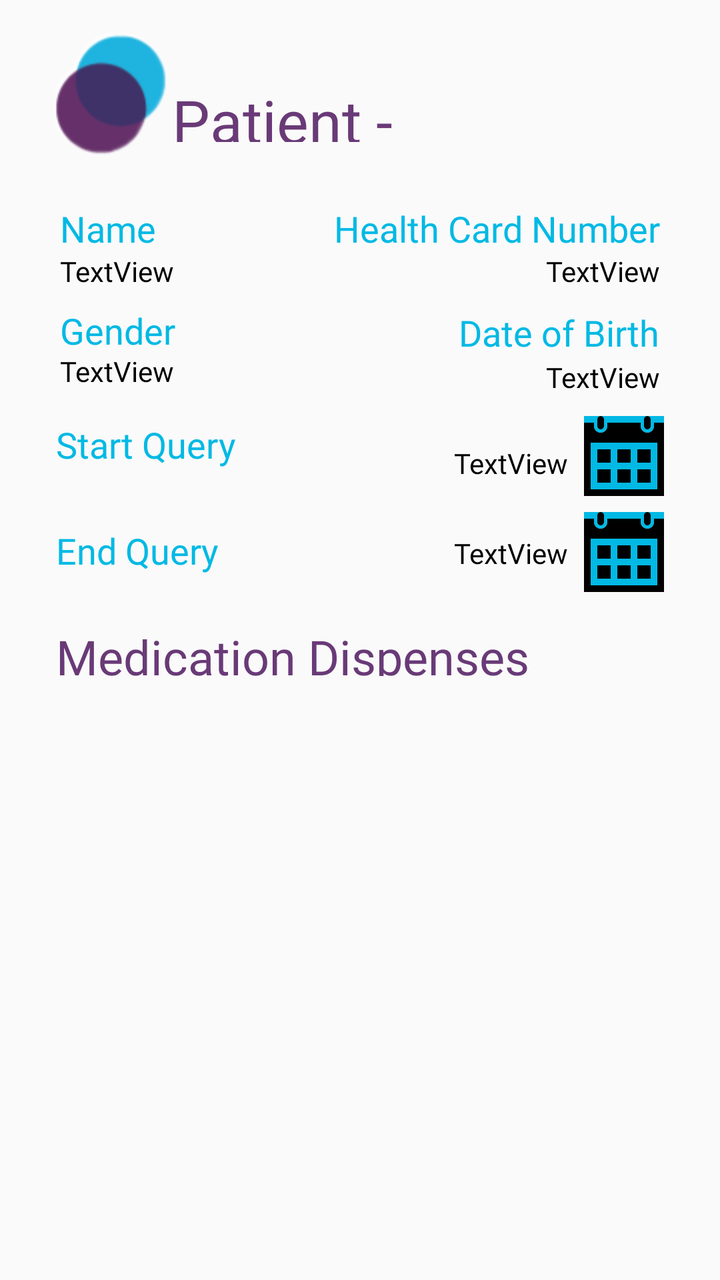
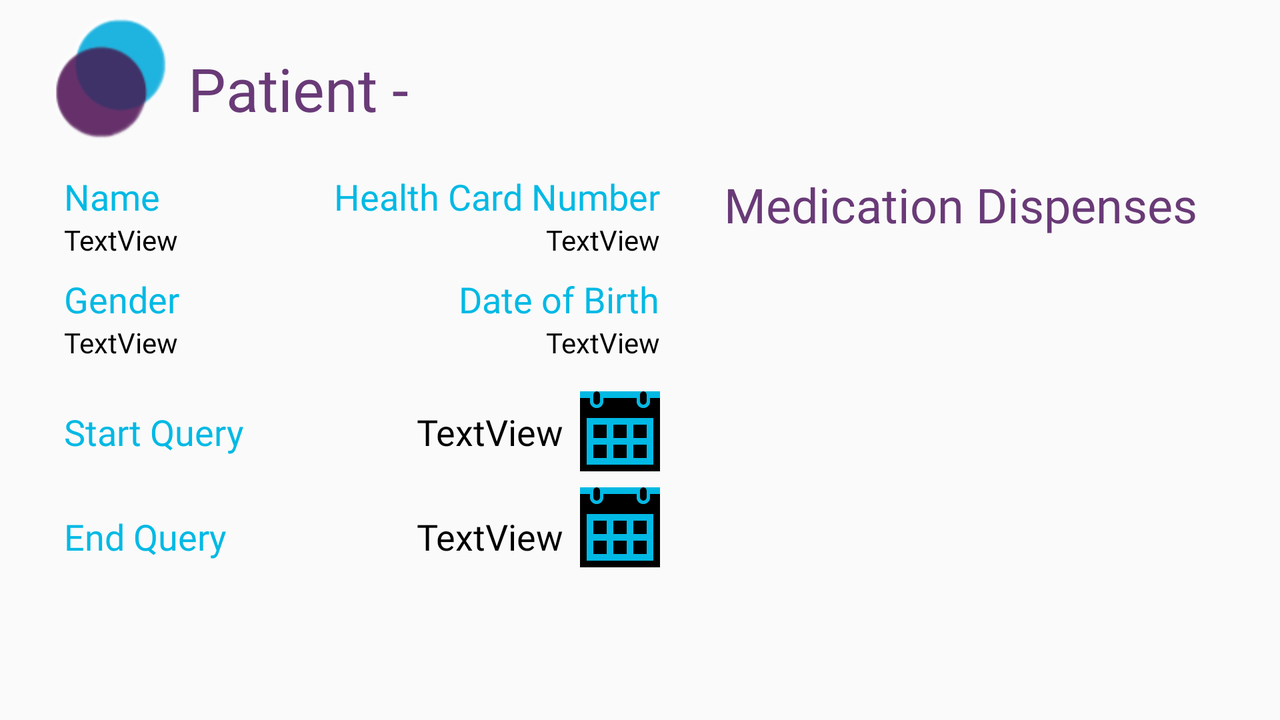

The same Android screen from two of the app's own layout files: first res/layout/ as a phone draws it, then the repository's variant for another configuration, drawn on a device whose configuration selects that folder. Both files follow.
<!-- AndroidManifest.xml: application theme AppTheme -->
<!-- res/layout/activity_patient_summary.xml -->
<?xml version="1.0" encoding="utf-8"?>
<android.support.constraint.ConstraintLayout xmlns:android="http://schemas.android.com/apk/res/android"
    xmlns:app="http://schemas.android.com/apk/res-auto"
    xmlns:tools="http://schemas.android.com/tools"
    android:layout_width="match_parent"
    android:layout_height="match_parent"
    tools:context=".activities.PatientSummaryActivity"
    tools:layout_editor_absoluteY="25dp">

    <TextView
        android:id="@+id/textView7"
        android:layout_width="0dp"
        android:layout_height="25dp"
        android:layout_marginStart="28dp"
        android:layout_marginTop="28dp"
        android:fontFamily="@font/myriad_pro_condensed"
        android:text="End Query"
        android:textColor="@color/colorPrimary"
        android:textSize="18sp"
        app:layout_constraintStart_toStartOf="parent"
        app:layout_constraintTop_toBottomOf="@+id/textView8" />

    <TextView
        android:id="@+id/textView8"
        android:layout_width="0dp"
        android:layout_height="25dp"
        android:layout_marginStart="28dp"
        android:layout_marginTop="16dp"
        android:fontFamily="@font/myriad_pro_condensed"
        android:text="Start Query"
        android:textColor="@color/colorPrimary"
        android:textSize="18sp"
        app:layout_constraintStart_toStartOf="parent"
        app:layout_constraintTop_toBottomOf="@+id/genderItem" />

    <TextView
        android:id="@+id/textView28"
        android:layout_width="wrap_content"
        android:layout_height="23dp"
        android:layout_marginEnd="8dp"
        android:layout_marginStart="30dp"
        android:layout_marginTop="8dp"
        android:fontFamily="@font/myriad_pro_condensed"
        android:text="Gender"
        android:textColor="@color/colorPrimary"
        android:textSize="18sp"
        app:layout_constraintEnd_toStartOf="@+id/textView29"
        app:layout_constraintHorizontal_bias="0.0"
        app:layout_constraintStart_toStartOf="parent"
        app:layout_constraintTop_toBottomOf="@+id/nameItem" />

    <TextView
        android:id="@+id/textView29"
        android:layout_width="wrap_content"
        android:layout_height="25dp"
        android:layout_marginEnd="30dp"
        android:layout_marginTop="8dp"
        android:fontFamily="@font/myriad_pro_condensed"
        android:text="Date of Birth"
        android:textColor="@color/colorPrimary"
        android:textSize="18sp"
        app:layout_constraintEnd_toEndOf="parent"
        app:layout_constraintTop_toBottomOf="@+id/hcnItem" />

    <TextView
        android:id="@+id/endDateItem"
        android:layout_width="wrap_content"
        android:layout_height="17dp"
        android:layout_marginBottom="28dp"
        android:layout_marginEnd="8dp"
        android:fontFamily="@font/myriad_pro_condensed"
        android:text="TextView"
        android:textColor="@android:color/background_dark"
        android:textSize="14sp"
        app:layout_constraintBottom_toTopOf="@+id/textView11"
        app:layout_constraintEnd_toStartOf="@+id/endCalendarIcon" />

    <TextView
        android:id="@+id/startDateItem"
        android:layout_width="wrap_content"
        android:layout_height="17dp"
        android:layout_marginEnd="8dp"
        android:layout_marginTop="24dp"
        android:fontFamily="@font/myriad_pro_condensed"
        android:text="TextView"
        android:textAlignment="viewStart"
        android:textColor="@android:color/background_dark"
        android:textSize="14sp"
        app:layout_constraintEnd_toStartOf="@+id/startCalendarIcon"
        app:layout_constraintTop_toBottomOf="@+id/dobItem" />

    <TextView
        android:id="@+id/dobItem"
        android:fontFamily="@font/myriad_pro_condensed"
        android:layout_width="wrap_content"
        android:layout_height="wrap_content"
        android:layout_marginEnd="30dp"
        android:layout_marginStart="8dp"
        android:text="TextView"
        android:textColor="@android:color/background_dark"
        android:textSize="14sp"
        app:layout_constraintEnd_toEndOf="parent"
        app:layout_constraintHorizontal_bias="1.0"
        app:layout_constraintStart_toEndOf="@+id/genderItem"
        app:layout_constraintTop_toBottomOf="@+id/textView29" />

    <TextView
        android:id="@+id/genderItem"
        android:fontFamily="@font/myriad_pro_condensed"
        android:layout_width="wrap_content"
        android:layout_height="18dp"
        android:layout_marginStart="30dp"
        android:text="TextView"
        android:textColor="@android:color/background_dark"
        android:textSize="14sp"
        app:layout_constraintStart_toStartOf="parent"
        app:layout_constraintTop_toBottomOf="@+id/textView28" />

    <TextView
        android:id="@+id/textView27"
        android:layout_width="wrap_content"
        android:layout_height="24dp"
        android:layout_marginEnd="30dp"
        android:layout_marginStart="8dp"
        android:layout_marginTop="24dp"
        android:fontFamily="@font/myriad_pro_condensed"
        android:text="Health Card Number"
        android:textColor="@color/colorPrimary"
        android:textSize="18sp"
        app:layout_constraintEnd_toEndOf="parent"
        app:layout_constraintHorizontal_bias="1.0"
        app:layout_constraintStart_toEndOf="@+id/textView26"
        app:layout_constraintTop_toBottomOf="@+id/imageView3" />

    <TextView
        android:id="@+id/hcnItem"
        android:fontFamily="@font/myriad_pro_condensed"
        android:layout_width="wrap_content"
        android:layout_height="20dp"
        android:layout_marginEnd="30dp"
        android:layout_marginStart="8dp"
        android:text="TextView"
        android:textColor="@android:color/background_dark"
        android:textSize="14sp"
        app:layout_constraintEnd_toEndOf="parent"
        app:layout_constraintHorizontal_bias="1.0"
        app:layout_constraintStart_toEndOf="@+id/nameItem"
        app:layout_constraintTop_toBottomOf="@+id/textView27" />

    <TextView
        android:id="@+id/nameItem"
        android:fontFamily="@font/myriad_pro_condensed"
        android:layout_width="wrap_content"
        android:layout_height="wrap_content"
        android:layout_marginStart="30dp"
        android:text="TextView"
        android:textColor="@android:color/background_dark"
        android:textSize="14sp"
        app:layout_constraintStart_toStartOf="parent"
        app:layout_constraintTop_toBottomOf="@+id/textView26" />

    <TextView
        android:id="@+id/textView26"
        android:layout_width="wrap_content"
        android:layout_height="24dp"
        android:layout_marginStart="30dp"
        android:layout_marginTop="24dp"
        android:fontFamily="@font/myriad_pro_condensed"
        android:text="Name"
        android:textColor="@color/colorPrimary"
        android:textSize="18sp"
        app:layout_constraintStart_toStartOf="parent"
        app:layout_constraintTop_toBottomOf="@+id/imageView3" />

    <ImageView
        android:id="@+id/imageView3"
        android:layout_width="62dp"
        android:layout_height="62dp"
        android:layout_marginEnd="16dp"
        android:layout_marginStart="24dp"
        android:layout_marginTop="16dp"
        android:src="@drawable/circles"
        app:layout_constraintEnd_toStartOf="@+id/textView13"
        app:layout_constraintStart_toStartOf="parent"
        app:layout_constraintTop_toTopOf="parent" />

    <TextView
        android:id="@+id/textView13"
        android:layout_width="238dp"
        android:layout_height="31dp"
        android:layout_marginTop="40dp"
        android:fontFamily="@font/myriad_pro_condensed"
        android:text="Patient - Summary View"
        android:textColor="@color/colorAccent"
        android:textSize="30sp"
        app:layout_constraintStart_toEndOf="@+id/imageView3"
        app:layout_constraintTop_toTopOf="parent" />

    <TextView
        android:id="@+id/textView11"
        android:layout_width="238dp"
        android:layout_height="26dp"
        android:layout_marginStart="28dp"
        android:layout_marginTop="24dp"
        android:fontFamily="@font/myriad_pro_condensed"
        android:text="Medication Dispenses"
        android:textColor="@color/colorAccent"
        android:textSize="24sp"
        app:layout_constraintStart_toStartOf="parent"
        app:layout_constraintTop_toBottomOf="@+id/textView7" />

    <ListView
        android:id="@+id/medication_dispenses_list"
        android:layout_width="0dp"
        android:layout_height="0dp"
        android:layout_marginBottom="8dp"
        android:layout_marginEnd="28dp"
        android:layout_marginStart="28dp"
        android:layout_marginTop="8dp"
        app:layout_constraintBottom_toBottomOf="parent"
        app:layout_constraintEnd_toEndOf="parent"
        app:layout_constraintHorizontal_bias="0.0"
        app:layout_constraintStart_toStartOf="parent"
        app:layout_constraintTop_toBottomOf="@+id/textView11"
        app:layout_constraintVertical_bias="1.0" />

    <ImageView
        android:id="@+id/endCalendarIcon"
        android:onClick="showDatePickerDialog"
        android:layout_width="40dp"
        android:layout_height="40dp"
        android:layout_marginBottom="16dp"
        android:layout_marginEnd="28dp"
        android:src="@drawable/calendaricon"
        app:layout_constraintBottom_toTopOf="@+id/textView11"
        app:layout_constraintEnd_toEndOf="parent" />

    <ImageView
        android:id="@+id/startCalendarIcon"
        android:onClick="showDatePickerDialog"
        android:layout_width="40dp"
        android:layout_height="40dp"
        android:layout_marginBottom="8dp"
        android:layout_marginEnd="28dp"
        android:src="@drawable/calendaricon"
        app:layout_constraintBottom_toTopOf="@+id/endCalendarIcon"
        app:layout_constraintEnd_toEndOf="parent" />

</android.support.constraint.ConstraintLayout>
<!-- resources referenced by this layout -->
<resources>
  <color name="colorAccent">#693a77</color>
  <color name="colorPrimary">#00b9e4</color>
  <!-- drawable calendaricon: png bitmap (drawable, 1957 bytes) -->
  <!-- drawable circles: png bitmap (drawable, 4891 bytes) -->
  <style name="AppTheme" parent="Theme.AppCompat.Light.DarkActionBar">
          <item name="windowActionBar">false</item>
          <item name="windowNoTitle">true</item>
          
          <item name="colorPrimary">@color/colorPrimary</item>
          <item name="colorPrimaryDark">@color/colorPrimaryDark</item>
          <item name="colorAccent">@color/colorAccent</item>
      </style>
  <color name="colorPrimaryDark">#693A77</color>
</resources>
<!-- res/layout-land/activity_patient_summary.xml (the repository's variant of the layout above) -->
<!-- drawn on the phone turned sideways -->
<?xml version="1.0" encoding="utf-8"?>
<android.support.constraint.ConstraintLayout xmlns:android="http://schemas.android.com/apk/res/android"
    xmlns:app="http://schemas.android.com/apk/res-auto"
    xmlns:tools="http://schemas.android.com/tools"
    android:layout_width="match_parent"
    android:layout_height="match_parent"
    tools:context=".activities.PatientSummaryActivity"
    tools:layout_editor_absoluteY="25dp">

    <TextView
        android:id="@+id/textView7"
        android:layout_width="wrap_content"
        android:layout_height="wrap_content"
        android:layout_marginStart="32dp"
        android:layout_marginTop="28dp"
        android:fontFamily="@font/myriad_pro_condensed"
        android:text="End Query"
        android:textColor="@color/colorPrimary"
        android:textSize="18sp"
        app:layout_constraintStart_toStartOf="parent"
        app:layout_constraintTop_toBottomOf="@+id/textView8" />

    <TextView
        android:id="@+id/textView8"
        android:layout_width="wrap_content"
        android:layout_height="wrap_content"
        android:layout_marginStart="32dp"
        android:layout_marginTop="24dp"
        android:fontFamily="@font/myriad_pro_condensed"
        android:text="Start Query"
        android:textColor="@color/colorPrimary"
        android:textSize="18sp"
        app:layout_constraintStart_toStartOf="parent"
        app:layout_constraintTop_toBottomOf="@+id/genderItem" />

    <TextView
        android:id="@+id/textView28"
        android:layout_width="wrap_content"
        android:layout_height="wrap_content"
        android:layout_marginStart="32dp"
        android:layout_marginTop="8dp"
        android:fontFamily="@font/myriad_pro_condensed"
        android:text="Gender"
        android:textColor="@color/colorPrimary"
        android:textSize="18sp"
        app:layout_constraintStart_toStartOf="parent"
        app:layout_constraintTop_toBottomOf="@+id/nameItem" />

    <TextView
        android:id="@+id/textView29"
        android:layout_width="wrap_content"
        android:layout_height="wrap_content"
        android:layout_marginEnd="32dp"
        android:layout_marginTop="8dp"
        android:fontFamily="@font/myriad_pro_condensed"
        android:text="Date of Birth"
        android:textColor="@color/colorPrimary"
        android:textSize="18sp"
        app:layout_constraintEnd_toStartOf="@+id/textView11"
        app:layout_constraintTop_toBottomOf="@+id/hcnItem" />

    <TextView
        android:id="@+id/endDateItem"
        android:layout_width="wrap_content"
        android:layout_height="wrap_content"
        android:layout_marginEnd="8dp"
        android:layout_marginTop="28dp"
        android:fontFamily="@font/myriad_pro_condensed"
        android:text="TextView"
        android:textColor="@android:color/background_dark"
        android:textSize="18sp"
        app:layout_constraintEnd_toStartOf="@+id/endCalendarIcon"
        app:layout_constraintTop_toBottomOf="@+id/textView8" />

    <TextView
        android:id="@+id/startDateItem"
        android:layout_width="wrap_content"
        android:layout_height="wrap_content"
        android:layout_marginEnd="8dp"
        android:layout_marginTop="24dp"
        android:fontFamily="@font/myriad_pro_condensed"
        android:text="TextView"
        android:textAlignment="viewStart"
        android:textColor="@android:color/background_dark"
        android:textSize="18sp"
        app:layout_constraintEnd_toStartOf="@+id/startCalendarIcon"
        app:layout_constraintTop_toBottomOf="@+id/genderItem" />

    <TextView
        android:id="@+id/dobItem"
        android:layout_width="wrap_content"
        android:layout_height="wrap_content"
        android:layout_marginEnd="32dp"
        android:fontFamily="@font/myriad_pro_condensed"
        android:text="TextView"
        android:textColor="@android:color/background_dark"
        android:textSize="14sp"
        app:layout_constraintEnd_toStartOf="@+id/textView11"
        app:layout_constraintTop_toBottomOf="@+id/textView29" />

    <TextView
        android:id="@+id/genderItem"
        android:layout_width="wrap_content"
        android:layout_height="18dp"
        android:layout_marginStart="32dp"
        android:fontFamily="@font/myriad_pro_condensed"
        android:text="TextView"
        android:textColor="@android:color/background_dark"
        android:textSize="14sp"
        app:layout_constraintStart_toStartOf="parent"
        app:layout_constraintTop_toBottomOf="@+id/textView28" />

    <TextView
        android:id="@+id/textView27"
        android:layout_width="wrap_content"
        android:layout_height="wrap_content"
        android:layout_marginEnd="32dp"
        android:layout_marginTop="16dp"
        android:fontFamily="@font/myriad_pro_condensed"
        android:text="Health Card Number"
        android:textColor="@color/colorPrimary"
        android:textSize="18sp"
        app:layout_constraintEnd_toStartOf="@+id/textView11"
        app:layout_constraintTop_toBottomOf="@+id/imageView3" />

    <TextView
        android:id="@+id/hcnItem"
        android:layout_width="wrap_content"
        android:layout_height="wrap_content"
        android:layout_marginEnd="32dp"
        android:fontFamily="@font/myriad_pro_condensed"
        android:text="TextView"
        android:textColor="@android:color/background_dark"
        android:textSize="14sp"
        app:layout_constraintEnd_toStartOf="@+id/textView11"
        app:layout_constraintTop_toBottomOf="@+id/textView27" />

    <TextView
        android:id="@+id/nameItem"
        android:layout_width="wrap_content"
        android:layout_height="wrap_content"
        android:layout_marginStart="32dp"
        android:fontFamily="@font/myriad_pro_condensed"
        android:text="TextView"
        android:textColor="@android:color/background_dark"
        android:textSize="14sp"
        app:layout_constraintStart_toStartOf="parent"
        app:layout_constraintTop_toBottomOf="@+id/textView26" />

    <TextView
        android:id="@+id/textView26"
        android:layout_width="wrap_content"
        android:layout_height="wrap_content"
        android:layout_marginStart="32dp"
        android:layout_marginTop="16dp"
        android:fontFamily="@font/myriad_pro_condensed"
        android:text="Name"
        android:textColor="@color/colorPrimary"
        android:textSize="18sp"
        app:layout_constraintStart_toStartOf="parent"
        app:layout_constraintTop_toBottomOf="@+id/imageView3" />

    <ImageView
        android:id="@+id/imageView3"
        android:layout_width="62dp"
        android:layout_height="62dp"
        android:layout_marginStart="24dp"
        android:layout_marginTop="8dp"
        android:src="@drawable/circles"
        app:layout_constraintEnd_toStartOf="@+id/textView13"
        app:layout_constraintHorizontal_bias="0.5"
        app:layout_constraintStart_toStartOf="parent"
        app:layout_constraintTop_toTopOf="parent" />

    <TextView
        android:id="@+id/textView13"
        android:layout_width="241dp"
        android:layout_height="35dp"
        android:layout_marginStart="8dp"
        android:layout_marginTop="24dp"
        android:fontFamily="@font/myriad_pro_condensed"
        android:text="Patient - Summary View"
        android:textColor="@color/colorAccent"
        android:textSize="30sp"
        app:layout_constraintStart_toEndOf="@+id/imageView3"
        app:layout_constraintTop_toTopOf="parent" />

    <TextView
        android:id="@+id/textView11"
        android:layout_width="246dp"
        android:layout_height="wrap_content"
        android:layout_marginEnd="32dp"
        android:layout_marginTop="16dp"
        android:fontFamily="@font/myriad_pro_condensed"
        android:text="Medication Dispenses"
        android:textColor="@color/colorAccent"
        android:textSize="24sp"
        app:layout_constraintEnd_toEndOf="parent"
        app:layout_constraintTop_toBottomOf="@+id/imageView3" />

    <ImageView
        android:id="@+id/endCalendarIcon"
        android:layout_width="40dp"
        android:layout_height="40dp"
        android:layout_marginEnd="32dp"
        android:layout_marginTop="8dp"
        android:onClick="showDatePickerDialog"
        android:src="@drawable/calendaricon"
        app:layout_constraintEnd_toStartOf="@+id/medication_dispenses_list"
        app:layout_constraintTop_toBottomOf="@+id/startCalendarIcon" />

    <ImageView
        android:id="@+id/startCalendarIcon"
        android:layout_width="40dp"
        android:layout_height="40dp"
        android:layout_marginEnd="32dp"
        android:layout_marginTop="16dp"
        android:onClick="showDatePickerDialog"
        android:src="@drawable/calendaricon"
        app:layout_constraintEnd_toStartOf="@+id/medication_dispenses_list"
        app:layout_constraintTop_toBottomOf="@+id/genderItem" />

    <ListView
        android:id="@+id/medication_dispenses_list"
        android:layout_width="246dp"
        android:layout_height="0dp"
        android:layout_marginBottom="8dp"
        android:layout_marginEnd="32dp"
        app:layout_constraintBottom_toBottomOf="parent"
        app:layout_constraintEnd_toEndOf="parent"
        app:layout_constraintTop_toBottomOf="@+id/textView11" />

</android.support.constraint.ConstraintLayout>
